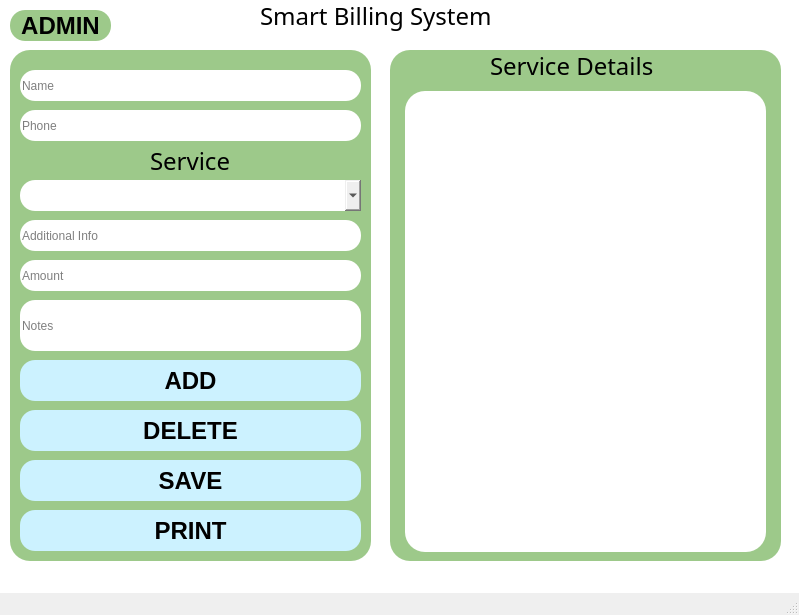
<?xml version="1.0" encoding="UTF-8"?>
<ui version="4.0">
 <class>MainWindow</class>
 <widget class="QMainWindow" name="MainWindow">
  <property name="geometry">
   <rect>
    <x>0</x>
    <y>0</y>
    <width>799</width>
    <height>615</height>
   </rect>
  </property>
  <property name="windowTitle">
   <string>MainWindow</string>
  </property>
  <property name="styleSheet">
   <string notr="true">#list{
background-color:#FFFFFF;
border-radius:20px;

}
#admin{

background:#9DC98A;

}


#centralwidget{

background-color:#FFFFFF;

}



#frame{

background:#9DC98A;

border-radius:20px;
}

#frame_2{

background:#9DC98A;

border-radius:20px;
}

QLineEdit{
background:#FFFFFF;
border-radius:15px;
}
QLabel{

font-family:century gothic;
font-size:24px;
border-radius:15px;    
}
QComboBox{
border-radius:15px;
}
QPushButton:hover
{
color:black;
border-radius:15px;
background:pink;
}
QPushButton{

background-color:#CCF2FF;
font-size:24px;
border-radius:15px;
color:black;
}

</string>
  </property>
  <widget class="QWidget" name="centralwidget">
   <widget class="QLabel" name="label">
    <property name="geometry">
     <rect>
      <x>260</x>
      <y>0</y>
      <width>241</width>
      <height>31</height>
     </rect>
    </property>
    <property name="font">
     <font>
      <family>century gothic</family>
      <pointsize>-1</pointsize>
     </font>
    </property>
    <property name="text">
     <string>Smart Billing System</string>
    </property>
   </widget>
   <widget class="QFrame" name="frame">
    <property name="geometry">
     <rect>
      <x>10</x>
      <y>50</y>
      <width>361</width>
      <height>511</height>
     </rect>
    </property>
    <property name="frameShape">
     <enum>QFrame::StyledPanel</enum>
    </property>
    <property name="frameShadow">
     <enum>QFrame::Raised</enum>
    </property>
    <widget class="QComboBox" name="combo">
     <property name="geometry">
      <rect>
       <x>10</x>
       <y>130</y>
       <width>341</width>
       <height>31</height>
      </rect>
     </property>
     <property name="placeholderText">
      <string>Service or Product</string>
     </property>
    </widget>
    <widget class="QLabel" name="label_2">
     <property name="geometry">
      <rect>
       <x>140</x>
       <y>100</y>
       <width>91</width>
       <height>21</height>
      </rect>
     </property>
     <property name="font">
      <font>
       <family>century gothic</family>
       <pointsize>-1</pointsize>
      </font>
     </property>
     <property name="text">
      <string>Service</string>
     </property>
    </widget>
    <widget class="QPushButton" name="add">
     <property name="geometry">
      <rect>
       <x>10</x>
       <y>310</y>
       <width>341</width>
       <height>41</height>
      </rect>
     </property>
     <property name="font">
      <font>
       <pointsize>-1</pointsize>
       <weight>75</weight>
       <bold>true</bold>
      </font>
     </property>
     <property name="text">
      <string>ADD</string>
     </property>
    </widget>
    <widget class="QPushButton" name="remove">
     <property name="geometry">
      <rect>
       <x>10</x>
       <y>360</y>
       <width>341</width>
       <height>41</height>
      </rect>
     </property>
     <property name="font">
      <font>
       <pointsize>-1</pointsize>
       <weight>75</weight>
       <bold>true</bold>
      </font>
     </property>
     <property name="text">
      <string>DELETE</string>
     </property>
    </widget>
    <widget class="QPushButton" name="save">
     <property name="geometry">
      <rect>
       <x>10</x>
       <y>410</y>
       <width>341</width>
       <height>41</height>
      </rect>
     </property>
     <property name="font">
      <font>
       <pointsize>-1</pointsize>
       <weight>75</weight>
       <bold>true</bold>
      </font>
     </property>
     <property name="text">
      <string>SAVE</string>
     </property>
    </widget>
    <widget class="QPushButton" name="print">
     <property name="geometry">
      <rect>
       <x>10</x>
       <y>460</y>
       <width>341</width>
       <height>41</height>
      </rect>
     </property>
     <property name="font">
      <font>
       <pointsize>-1</pointsize>
       <weight>75</weight>
       <bold>true</bold>
      </font>
     </property>
     <property name="text">
      <string>PRINT</string>
     </property>
    </widget>
    <widget class="QLineEdit" name="name">
     <property name="geometry">
      <rect>
       <x>10</x>
       <y>20</y>
       <width>341</width>
       <height>31</height>
      </rect>
     </property>
     <property name="placeholderText">
      <string>Name</string>
     </property>
    </widget>
    <widget class="QLineEdit" name="phone">
     <property name="geometry">
      <rect>
       <x>10</x>
       <y>60</y>
       <width>341</width>
       <height>31</height>
      </rect>
     </property>
     <property name="placeholderText">
      <string>Phone</string>
     </property>
    </widget>
    <widget class="QLineEdit" name="additional">
     <property name="geometry">
      <rect>
       <x>10</x>
       <y>170</y>
       <width>341</width>
       <height>31</height>
      </rect>
     </property>
     <property name="placeholderText">
      <string>Additional Info</string>
     </property>
    </widget>
    <widget class="QLineEdit" name="amount">
     <property name="geometry">
      <rect>
       <x>10</x>
       <y>210</y>
       <width>341</width>
       <height>31</height>
      </rect>
     </property>
     <property name="placeholderText">
      <string>Amount</string>
     </property>
    </widget>
    <widget class="QLineEdit" name="notes">
     <property name="geometry">
      <rect>
       <x>10</x>
       <y>250</y>
       <width>341</width>
       <height>51</height>
      </rect>
     </property>
     <property name="placeholderText">
      <string>Notes</string>
     </property>
    </widget>
   </widget>
   <widget class="QFrame" name="frame_2">
    <property name="geometry">
     <rect>
      <x>390</x>
      <y>50</y>
      <width>391</width>
      <height>511</height>
     </rect>
    </property>
    <property name="frameShape">
     <enum>QFrame::StyledPanel</enum>
    </property>
    <property name="frameShadow">
     <enum>QFrame::Raised</enum>
    </property>
    <widget class="QLabel" name="frame2label">
     <property name="geometry">
      <rect>
       <x>100</x>
       <y>0</y>
       <width>181</width>
       <height>31</height>
      </rect>
     </property>
     <property name="font">
      <font>
       <family>century gothic</family>
       <pointsize>-1</pointsize>
      </font>
     </property>
     <property name="text">
      <string>Service Details</string>
     </property>
    </widget>
    <widget class="QListWidget" name="list">
     <property name="geometry">
      <rect>
       <x>15</x>
       <y>41</y>
       <width>361</width>
       <height>461</height>
      </rect>
     </property>
    </widget>
   </widget>
   <widget class="QPushButton" name="admin">
    <property name="geometry">
     <rect>
      <x>10</x>
      <y>10</y>
      <width>101</width>
      <height>31</height>
     </rect>
    </property>
    <property name="font">
     <font>
      <pointsize>-1</pointsize>
      <weight>75</weight>
      <bold>true</bold>
     </font>
    </property>
    <property name="text">
     <string>ADMIN</string>
    </property>
   </widget>
  </widget>
  <widget class="QMenuBar" name="menubar">
   <property name="geometry">
    <rect>
     <x>0</x>
     <y>0</y>
     <width>799</width>
     <height>21</height>
    </rect>
   </property>
  </widget>
  <widget class="QStatusBar" name="statusbar"/>
 </widget>
 <resources/>
 <connections/>
</ui>
